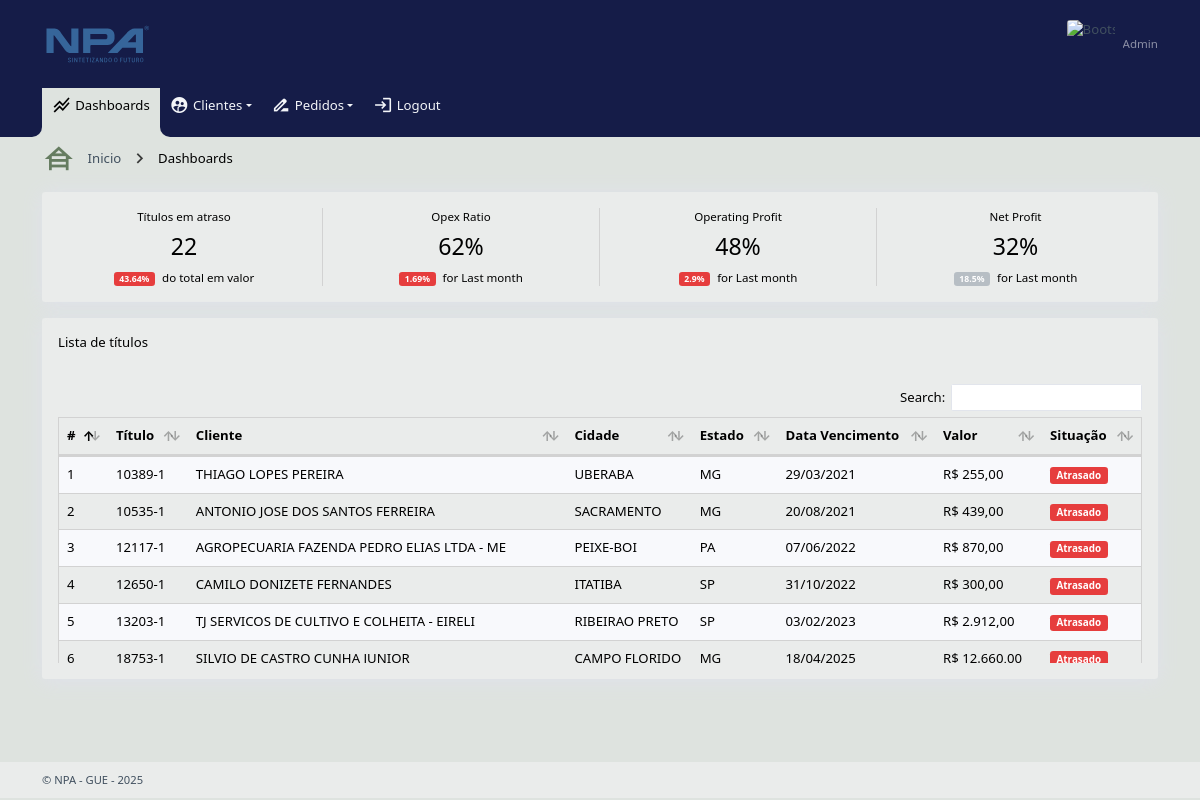
Screenshot of /inicial.php with the database file from the repository.
### tables this page shows
CREATE TABLE `e301tcr` (
  `id` int(10) NOT NULL,
  `NumTit` varchar(10) NOT NULL,
  `CodCli` int(8) NOT NULL,
  `VctTit` varchar(10) NOT NULL,
  `VlrAbe` float NOT NULL
);

CREATE TABLE `e085cli` (
  `id` int(11) NOT NULL,
  `CodCli` int(10) DEFAULT NULL,
  `NomCli` varchar(200) NOT NULL,
  `TipCli` varchar(1) NOT NULL,
  `CgcCpf` varchar(20) NOT NULL,
  `EndCli` varchar(200) NOT NULL,
  `CepCli` varchar(10) NOT NULL,
  `BaiCli` varchar(20) NOT NULL,
  `CidCli` varchar(100) NOT NULL,
  `SigUfs` varchar(2) NOT NULL,
  `CodRep` int(8) NOT NULL
);

### tabela_titulos.php (the view, shortened to what this page needs)
<?php
include "config.php";
$conecta = mysqli_connect($host, $user, $pass, $banco);
  ?>
<div class="card mb-3">
  <div class="card-header">
      <div class="card-title">Lista de títulos</div>
    </div>
    <div class="card-body">
      <div class="table-responsive">
        <table id="scrollVertical" class="table table-striped">
          <thead>
            <tr>
              <th>#</th>
              <th>Título</th>
              <th>Cliente</th>
              <th>Cidade</th>
              <th>Estado</th>
              <th>Data Vencimento</th>
              <th>Valor</th>
              <th>Situação</th>
            </tr>
          </thead>
          <tbody>
            <?php
              $cmd = "SELECT * FROM `e301tcr` WHERE 1";
              $rs=mysqli_query($conecta,$cmd);
              while($row=mysqli_fetch_array($rs,MYSQLI_ASSOC)){
              echo "<tr><td>".$row['id']."</td>";
              echo "<td>".$row['NumTit']."</td>";
              $codcli=$row['CodCli'];
              $cmd2 = "SELECT * FROM `e085cli` WHERE `CodCli` = '$codcli'";
                              $rs2=mysqli_query($conecta,$cmd2);
                              $row2=mysqli_fetch_array($rs2,MYSQLI_ASSOC);
                              $nomcli=$row2['NomCli'];
                              $cidcli=$row2['CidCli'];
                              $sigufs=$row2['SigUfs'];
              echo "<td style=\"width: 35%\">".$nomcli."</td>";
              echo "<td>".$cidcli."</td>";
              echo "<td>".$sigufs."</td>";
              echo "<td>".$row['VctTit']."</td>";
              echo "<td>";
              $valor_formatado = number_format($row['VlrAbe'], 2, ',', '.');
              echo "R$ " . $valor_formatado;
              echo "</td>";
              echo "<td>";
              $timeZone = new DateTimeZone('UTC');
              $dataAtual= date("d/m/Y");
              $data1 = DateTime::createFromFormat ('d/m/Y', $dataAtual, $timeZone);
              $dataTitulo=$row['VctTit'];
              $data2 = DateTime::createFromFormat ('d/m/Y', $dataTitulo, $timeZone);
                              if ($data2 < $data1){
                                echo "<span class='badge bg-danger'>Atrasado</span>";
                              } else if ($data2 == $data1){
                                echo "<span class='badge bg-warning'>Hoje</span>";
                              } else if ($data2 > $data1){
                                echo "<span class='badge bg-success'>Futuro</span>";
                              }
                            echo "</td></tr>";
              }
            ?>
          </tbody>
        </table>
      </div>
    </div>
  </div>
</div>

### rows the page displays
e301tcr: id "1", NumTit "10389-1", e085cli.NomCli "THIAGO LOPES PEREIRA", e085cli.CidCli "UBERABA", e085cli.SigUfs "MG", VctTit "29/03/2021", VlrAbe "255,00", shows "Atrasado"
e301tcr: id "2", NumTit "10535-1", e085cli.NomCli "ANTONIO JOSE DOS SANTOS FERREIRA", e085cli.CidCli "SACRAMENTO", e085cli.SigUfs "MG", VctTit "20/08/2021", VlrAbe "439,00", shows "Atrasado"
e301tcr: id "3", NumTit "12117-1", e085cli.NomCli "AGROPECUARIA FAZENDA PEDRO ELIAS LTDA - ME", e085cli.CidCli "PEIXE-BOI", e085cli.SigUfs "PA", VctTit "07/06/2022", VlrAbe "870,00", shows "Atrasado"
e301tcr: id "4", NumTit "12650-1", e085cli.NomCli "CAMILO DONIZETE FERNANDES", e085cli.CidCli "ITATIBA", e085cli.SigUfs "SP", VctTit "31/10/2022", VlrAbe "300,00", shows "Atrasado"
e301tcr: id "5", NumTit "13203-1", e085cli.NomCli "TJ SERVICOS DE CULTIVO E COLHEITA - EIRELI", e085cli.CidCli "RIBEIRAO PRETO", e085cli.SigUfs "SP", VctTit "03/02/2023", VlrAbe "2.912,00", shows "Atrasado"
e301tcr: id "6", NumTit "18753-1", e085cli.NomCli "SILVIO DE CASTRO CUNHA JUNIOR", e085cli.CidCli "CAMPO FLORIDO", e085cli.SigUfs "MG", VctTit "18/04/2025", VlrAbe "12.660,00", shows "Atrasado"

### other values shown
$row3['titven'] "22"
